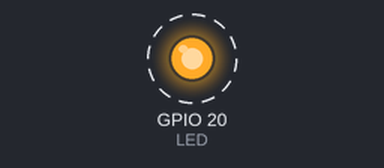
The program below on a simulated Raspberry Pi (BCM pin numbers). Shown: output pins drawn as LEDs (lit = HIGH). Dashed ring = blinking.

Above: at 0.5 s.
Timing chart, 0 to 4.6 s (numbered marks = the images above):
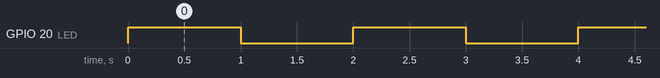

The program:

basic_led_exam.py
```python
import RPi.GPIO as GPIO
import time
GPIO.setmode(GPIO.BCM)
LED = 20

GPIO.setup(LED, GPIO.OUT, initial=GPIO.LOW)
try:
    while 1:
        GPIO.output(LED, GPIO.HIGH)
        time.sleep(1)
        GPIO.output(LED, GPIO.LOW)
        time.sleep(1)
except KeyboardInterrupt:
    pass

GPIO.cleanup()
```

Measured:
- by itself, GPIO 20 (LED): alternates HIGH for 1.0 s and LOW for 1.0 s
